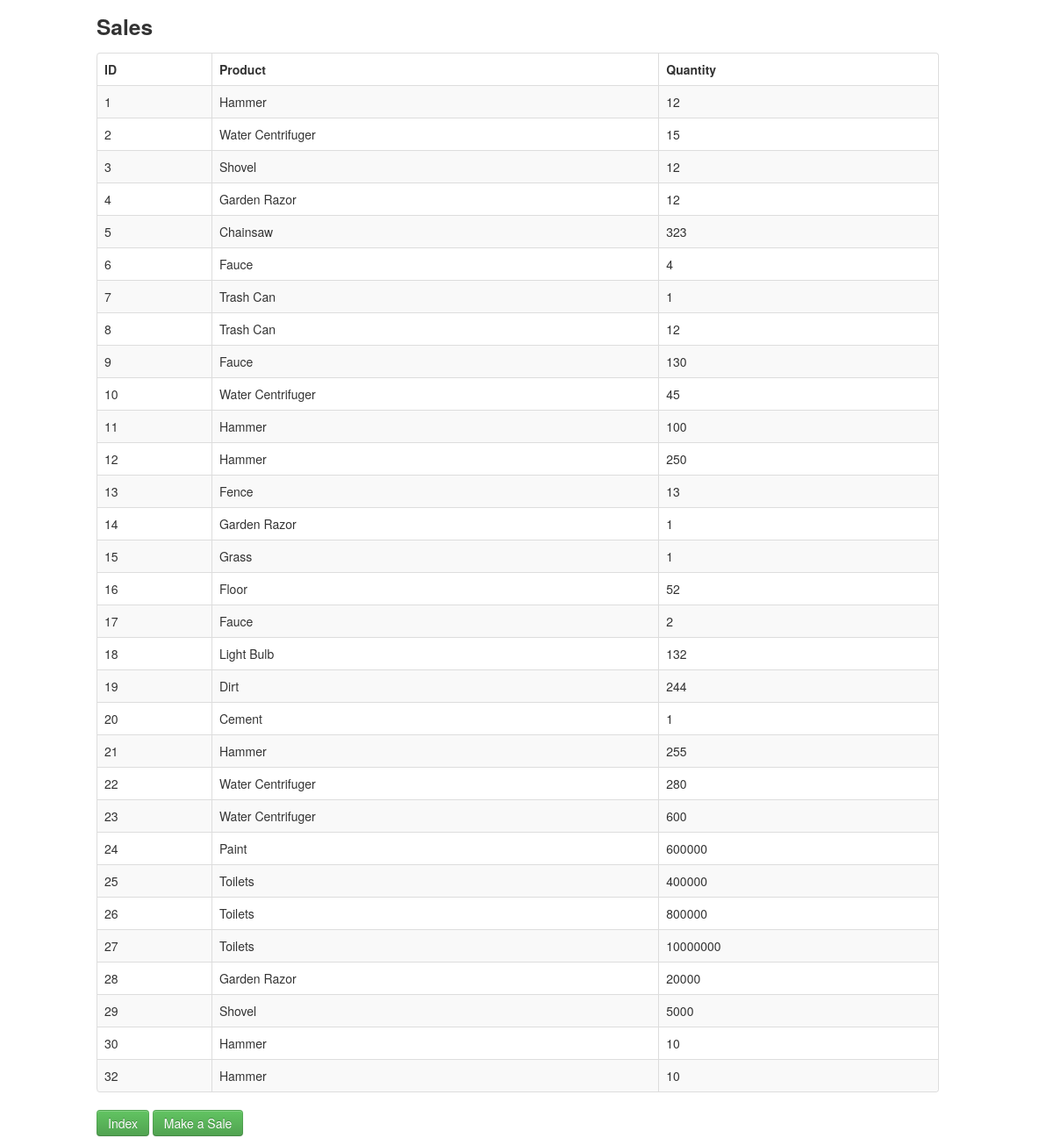
The page /sales.php on the database its author committed.
### tables this page shows
CREATE TABLE `saleProduct` (
  `Id` int(11) NOT NULL AUTO_INCREMENT,
  `product` int(11) DEFAULT NULL,
  `sale` int(11) DEFAULT NULL,
  `quantity` int(11) DEFAULT NULL,
  PRIMARY KEY (`Id`),
  KEY `product` (`product`),
  KEY `sale` (`sale`),
  CONSTRAINT `saleproduct_ibfk_1` FOREIGN KEY (`product`) REFERENCES `product` (`Id`) ON DELETE CASCADE ON UPDATE CASCADE,
  CONSTRAINT `saleproduct_ibfk_2` FOREIGN KEY (`sale`) REFERENCES `sale` (`Id`) ON DELETE CASCADE ON UPDATE CASCADE
);

CREATE TABLE `product` (
  `Id` int(11) NOT NULL AUTO_INCREMENT,
  `name` varchar(30) DEFAULT NULL,
  `price` int(11) DEFAULT NULL,
  `department` int(11) DEFAULT NULL,
  `category` int(11) DEFAULT NULL,
  `orders` int(11) DEFAULT NULL,
  PRIMARY KEY (`Id`),
  KEY `department` (`department`),
  KEY `category` (`category`),
  CONSTRAINT `product_ibfk_1` FOREIGN KEY (`department`) REFERENCES `department` (`Id`) ON DELETE CASCADE ON UPDATE CASCADE,
  CONSTRAINT `product_ibfk_2` FOREIGN KEY (`category`) REFERENCES `category` (`Id`) ON DELETE CASCADE ON UPDATE CASCADE
);

### sales.php (the view, shortened to what this page needs)
<!DOCTYPE html>
<html lang="en">
	<head>
	    <link   href="css/bootstrap.min.css" rel="stylesheet">
	</head>
	<body>
	    <div class="container">
	    		<div class="row">
		   			<h3>Sales</h3>
		   		</div>
				<div class="row">
					<table class="table table-striped table-bordered">
			            <thead>
			                <tr>
			                	<th>ID</th>
			                	<th>Product</th>
			                	<th>Quantity</th>
			                </tr>
			            </thead>
			            <tbody>
			              	<?php
						   	$pdo = Database::connect();
						   	$sql = 'SELECT saleProduct.Id, product.name AS "product", saleProduct.quantity FROM saleProduct INNER JOIN product ON saleProduct.product = product.Id  ORDER BY saleProduct.Id';
						   	foreach ($pdo->query($sql) as $row) {
								echo '<tr>';
	    					   	echo '<td>'. $row['Id'] . '</td>';
	    					  	echo '<td>'. $row['product'] . '</td>';
	    					  	echo '<td>'. $row['quantity'] . '</td>';
							  	echo '</tr>';
						    }
						  	?>
					    </tbody>
		            </table>
		            <p>
						<a href="index.php" class="btn btn-success">Index</a>
						<a href="makeSale.php" class="btn btn-success">Make a Sale</a>
					</p>
	    	</div>
	    </div>
	</body>
</html>

### rows shown on the page
saleproduct: Id "1", product.name "Hammer", quantity "12"
saleproduct: Id "2", product.name "Water Centrifuger", quantity "15"
saleproduct: Id "3", product.name "Shovel", quantity "12"
saleproduct: Id "4", product.name "Garden Razor", quantity "12"
saleproduct: Id "5", product.name "Chainsaw", quantity "323"
saleproduct: Id "6", product.name "Fauce", quantity "4"
saleproduct: Id "7", product.name "Trash Can", quantity "1"
saleproduct: Id "8", product.name "Trash Can", quantity "12"
saleproduct: Id "9", product.name "Fauce", quantity "130"
saleproduct: Id "10", product.name "Water Centrifuger", quantity "45"
saleproduct: Id "11", product.name "Hammer", quantity "100"
saleproduct: Id "12", product.name "Hammer", quantity "250"
saleproduct: Id "13", product.name "Fence", quantity "13"
saleproduct: Id "14", product.name "Garden Razor", quantity "1"
saleproduct: Id "15", product.name "Grass", quantity "1"
saleproduct: Id "16", product.name "Floor", quantity "52"
saleproduct: Id "17", product.name "Fauce", quantity "2"
saleproduct: Id "18", product.name "Light Bulb", quantity "132"
saleproduct: Id "19", product.name "Dirt", quantity "244"
saleproduct: Id "20", product.name "Cement", quantity "1"
saleproduct: Id "21", product.name "Hammer", quantity "255"
saleproduct: Id "22", product.name "Water Centrifuger", quantity "280"
saleproduct: Id "23", product.name "Water Centrifuger", quantity "600"
saleproduct: Id "24", product.name "Paint", quantity "600000"
saleproduct: Id "25", product.name "Toilets", quantity "400000"
saleproduct: Id "26", product.name "Toilets", quantity "800000"
saleproduct: Id "27", product.name "Toilets", quantity "10000000"
saleproduct: Id "28", product.name "Garden Razor", quantity "20000"
saleproduct: Id "29", product.name "Shovel", quantity "5000"
saleproduct: Id "30", product.name "Hammer", quantity "10"
saleproduct: Id "32", product.name "Hammer", quantity "10"
